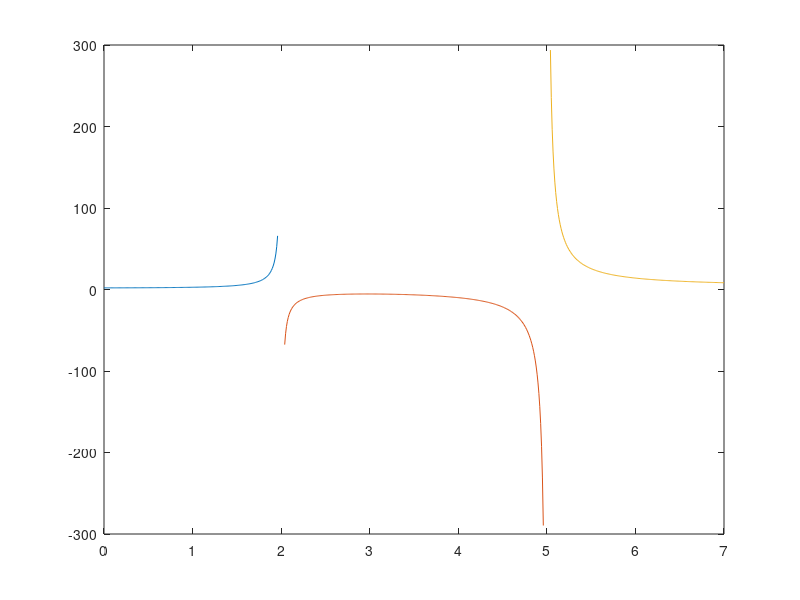

Here is the MATLAB script that generated this plot:
[q,r]=deconv([14,-6,3,9],[5,7,-4])
num=[3,-12,20];
den=[1,-7,10];
dt=0.04;
x1=[0:0.01:2-dt];
x2=[2+dt:0.01:5-dt];
x3=[5+dt:0.01:7];
y1=polyval(num,x1)./polyval(den,x1)
y2=polyval(num,x2)./polyval(den,x2)
y3=polyval(num,x3)./polyval(den,x3)
plot(x1,y1,x2,y2,x3,y3)